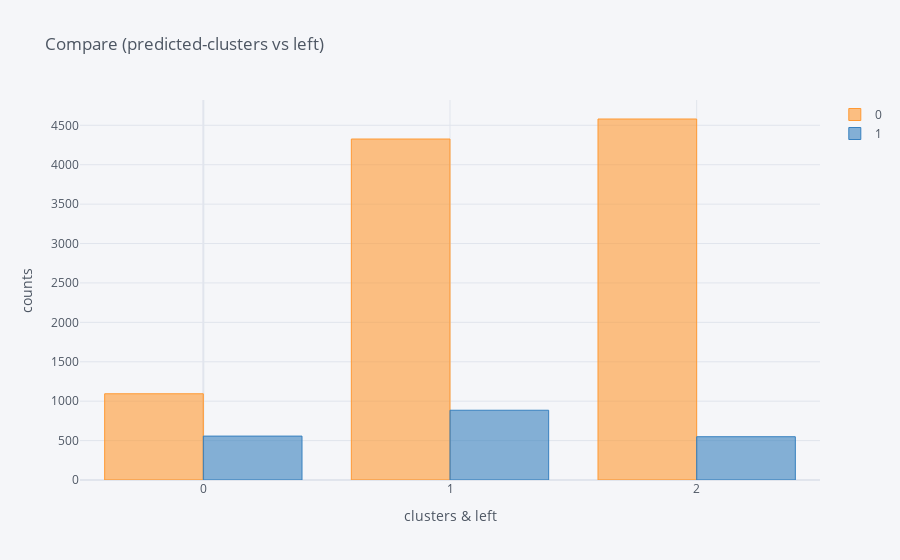

Write notebook code for a chart like this one.
### Code cell
pd.crosstab(df['predicted_clusters'], 
            df['Left']).iplot(kind="bar", title = 'Compare (predicted-clusters vs left)',
            xTitle = 'clusters & left', yTitle = 'counts')

### Figure 1 — Plotly figure (JSON) as saved in the notebook; plotly's stock layout.template omitted (floating-point values rounded to 4 significant figures)
{"data": [{"marker": {"color": "rgba(255, 153, 51, 0.6)", "line": {"color": "rgba(255, 153, 51, 1.0)", "width": 1}}, "name": "0", "orientation": "v", "text": "", "type": "bar", "x": [0, 1, 2], "y": [1094, 4326, 4580]}, {"marker": {"color": "rgba(55, 128, 191, 0.6)", "line": {"color": "rgba(55, 128, 191, 1.0)", "width": 1}}, "name": "1", "orientation": "v", "text": "", "type": "bar", "x": [0, 1, 2], "y": [557, 885, 549]}], "layout": {"legend": {"bgcolor": "#F5F6F9", "font": {"color": "#4D5663"}}, "paper_bgcolor": "#F5F6F9", "plot_bgcolor": "#F5F6F9", "title": {"font": {"color": "#4D5663"}, "text": "Compare (predicted-clusters vs left)"}, "xaxis": {"gridcolor": "#E1E5ED", "showgrid": true, "tickfont": {"color": "#4D5663"}, "title": {"font": {"color": "#4D5663"}, "text": "clusters & left"}, "zerolinecolor": "#E1E5ED"}, "yaxis": {"gridcolor": "#E1E5ED", "showgrid": true, "tickfont": {"color": "#4D5663"}, "title": {"font": {"color": "#4D5663"}, "text": "counts"}, "zerolinecolor": "#E1E5ED"}}}
